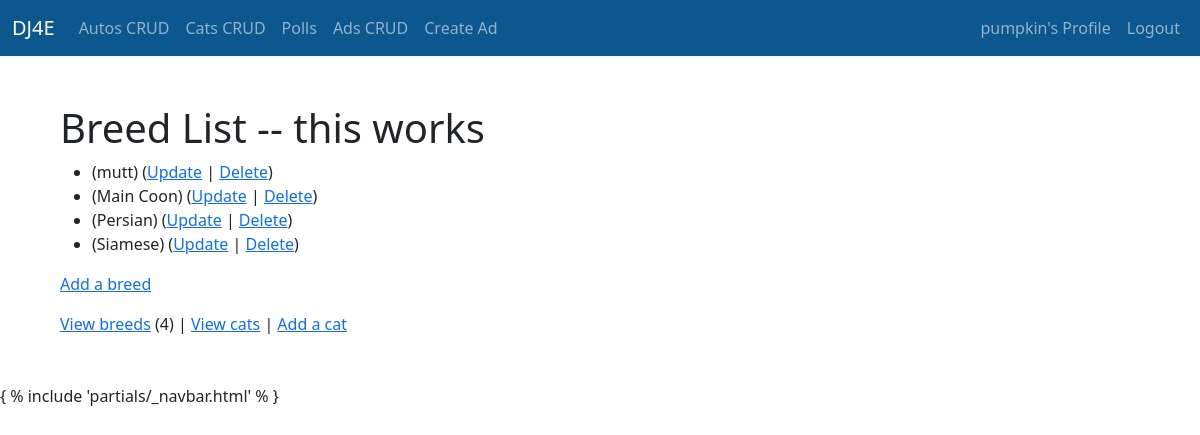
/cats/breed/ (signed in), run on the app's committed database.
### cats/models.py (models this page shows, shortened)
class Breed(models.Model):
    name = models.CharField(
        max_length=200,
        validators=[MinLengthValidator(2, "Breed must be greater than 1 character")]
    )

### cats/views.py (the view)
# urls.py: path('breed/', views.BreedList.as_view(), name='breed_list'),
class BreedList(LoginRequiredMixin, ListView):
    model = Breed
    fields = '__all__'
    success_url = reverse_lazy('cats:breed_list')
    def get(self, request):
        bc = Breed.objects.all().count()
        bl = Breed.objects.all()
        ctx = {'breed_count': bc, 'breed_list': bl}
        return render(request, 'cats/breed_list.html', ctx)

### home/context_processors.py (called while the page is built)
def settings(request):
    return {
        'settings': django_settings,
    }

### cats/templates/cats/breed_list.html
{% extends "base_bootstrap.html" %}
{% block content %}
<h1>Breed List -- this works</h1>
  {% if breed_list %}
  <ul>
    {% for breed in breed_list %}
      <li>
          ({{ breed.name }})
          (<a href="{% url 'cats:breed_update' breed.id %}">Update</a> |
          <a href="{% url 'cats:breed_delete' breed.id %}">Delete</a>) <br/>
      </li>
    {% endfor %}
  </ul>
  {% else %}
    <p>There are no breeds in the library.</p>
  {% endif %}
  <p>
    {% if breed_count > 0 %}
      <a href="{% url 'cats:breed_create' %}">Add a breed</a>
    {% else %}
      Please add a breed before you add a cat.
    {% endif %}
  </p>
  <p>
  <a href="{% url 'cats:breed_list' %}">View breeds</a> ({{ breed_count }}) | <a href="{% url 'cats:cat_list' %}">View cats</a>  |
    <a href="{% url 'cats:cat_create' %}">Add a cat</a>
  </p>
{% endblock %}

### home/templates/partials/_navbar.html (shortened to what this page needs)
<nav class="navbar navbar-expand-lg navbar-dark" style="background-color:  #0c578d;">
    <div class="container-fluid">
      <a class="navbar-brand" href="#">DJ4E</a>
      <div class="collapse navbar-collapse" id="navbarSupportedContent">
          <ul class="navbar-nav me-auto mb-2 mb-lg-0">
            <li class="nav-item">
              <a class="nav-link {% if 'autos' == request.path %} active" style="color: red;" {% endif %} aria-current="page" href="{{ autos }}">Autos CRUD</a>
            </li>
            <li class="nav-item">
              <a class="nav-link" aria-current="page" href="{% url 'cats:cat_list' %}">Cats CRUD</a>
            </li>
            <li class="nav-item">
              <a class="nav-link" aria-current="page" href="{% url 'polls:index' %}">Polls</a>
            </li>
            <li class="nav-item">
              <a class="nav-link" aria-current="page" href="{% url 'ads:all' %}">Ads CRUD</a>
            </li>
            <li class="nav-item">
              <a class="nav-link" aria-current="page" href="{% url 'ads:ad_create' %}">Create Ad</a>
            </li>
          </ul>
        </div>
  <div class="nav navbar-nav navbar-right">
    {% if user.is_authenticated %}
      <a class="nav-item nav-link" href="#">{{user}}'s Profile</a>
      <a class="nav-item nav-link" href="#">Logout</a>
    {% else %}
      <a class="nav-item nav-link" href="{% url 'login' %}">Login</a>
      <a class="nav-item nav-link" href="{% url 'logout' %}">Register</a>
    {% endif %}
  </div>
      </div>
    </nav>

### data on the page
Breed: name "mutt"
Breed: name "Main Coon"
Breed: name "Persian"
Breed: name "Siamese"

### other printed values
{{ user }} "pumpkin"
{{ breed_count }} "4"
